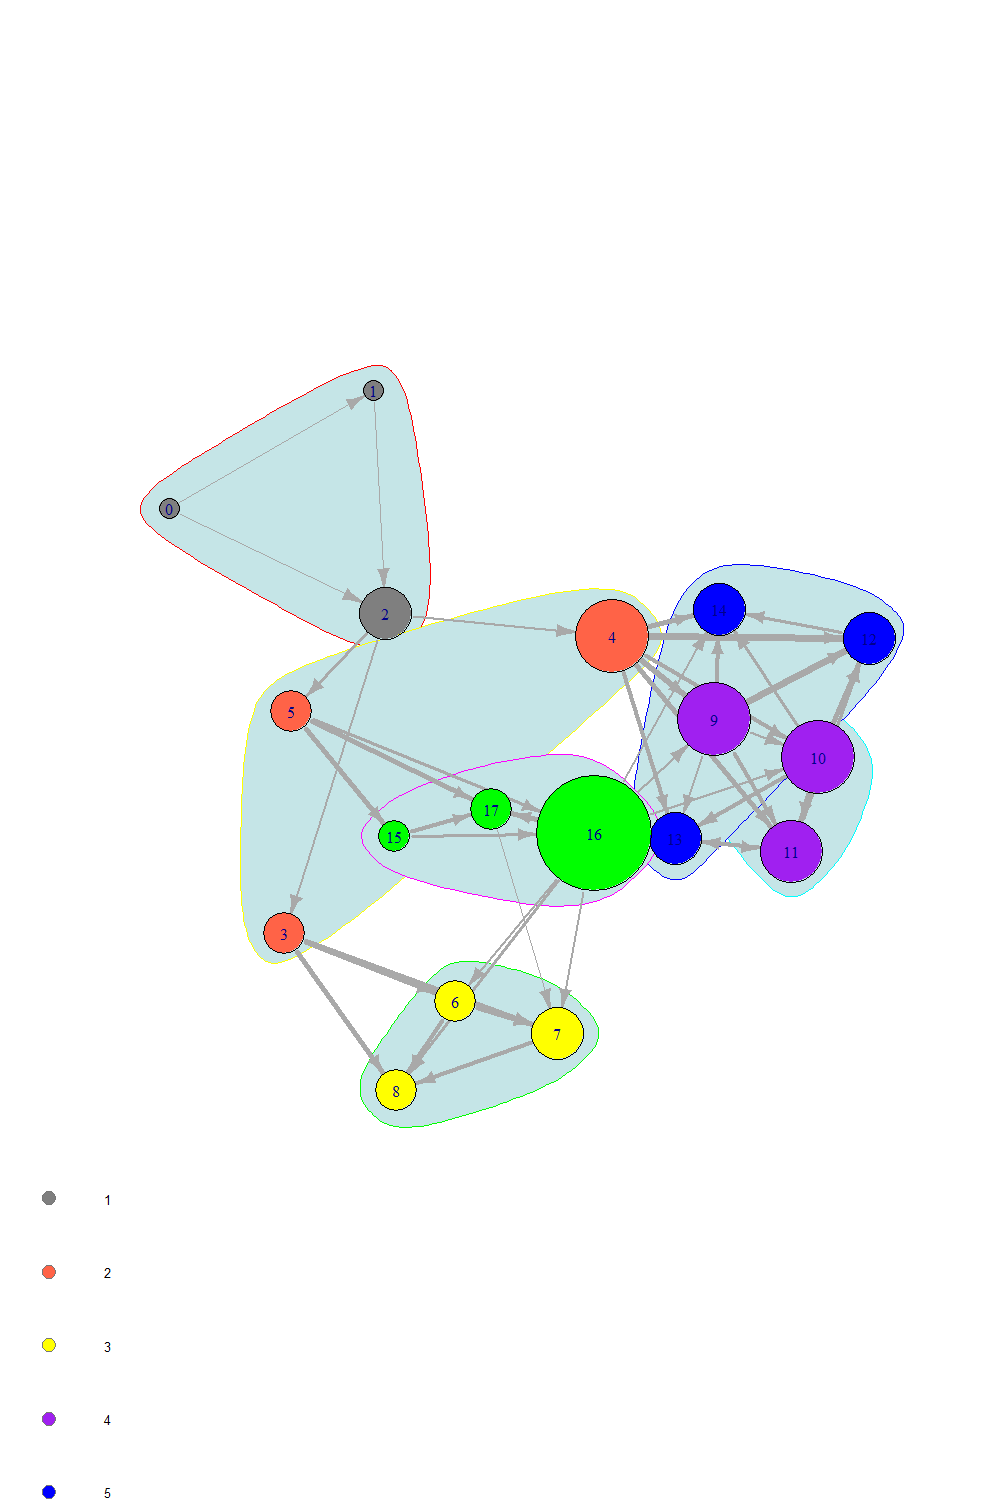

Write the R code that produced this figure.
#Install packages
install.packages("igraph")

#Load Data
email <- read.csv("https://raw.githubusercontent.com/13020363/UTS_ML2019_ID13020363/DVVA/DVVA/A3/email.csv", as.is=T)
emailnodes <- read.csv("https://raw.githubusercontent.com/13020363/UTS_ML2019_ID13020363/DVVA/DVVA/A3/emailnodes.csv", as.is=T)

#Load Library
library(igraph)

#Transform datatype to graph
nodes <- emailnodes
links <- email
net <- graph_from_data_frame(d=links, vertices=nodes, directed=T)
net <- simplify(net, remove.multiple = F, remove.loops = T)

#Set nodes' colors based on closters
colrs <- c("gray50", "tomato", "yellow", "purple", "blue", "green")
V(net)$color <- colrs[V(net)$Cluster_No]

#set nodes' size
deg <- degree(net, mode="all")
V(net)$size <- deg*3

#Set edge width based on weight:
E(net)$width <- E(net)$Weight

#change arrow size and edge color:
E(net)$arrow.size <- .2
E(net)$edge.color <- "gray80"

#Set the network layout:
graph_attr(net, "layout") <- layout_with_lgl
plot(net, mark.groups=list(c(1,2,3), c(4,5,6), c(7,8,9), c(10,11,12), c(13,14,15), c(16,17,18)), mark.col="#C5E5E7")

#Show the legend
legend(x=-1.5, y=-1.1, c("1","2", "3", "4", "5", "6"), pch=21,
       col="#777777", pt.bg=colrs, pt.cex=2, cex=.8, bty="n", ncol=1)
